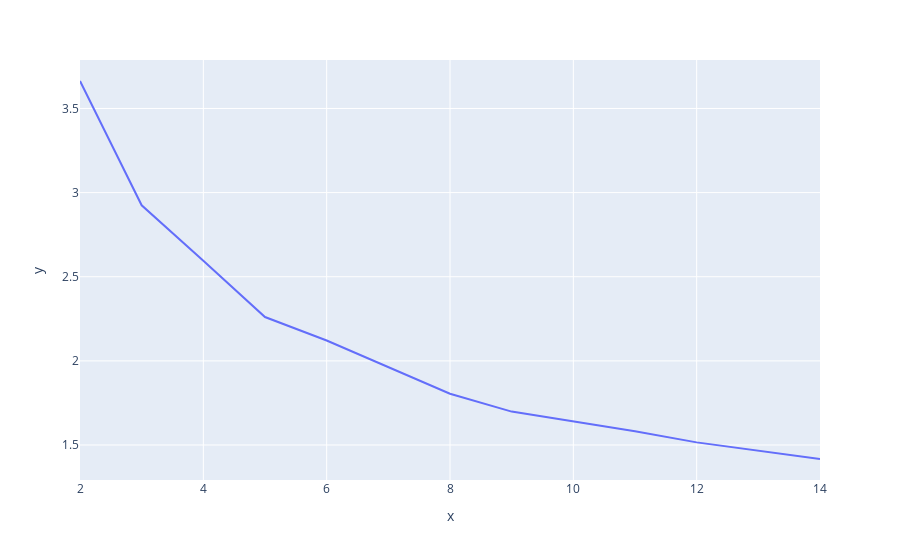

The notebook cell saved with this chart:
### Code cell
px.line(x=num_clusters, y=distortion)

### Figure 1 — Plotly figure (JSON) as saved in the notebook; plotly's stock layout.template omitted (floating-point values rounded to 4 significant figures)
{"data": [{"hovertemplate": "x=%{x}<br>y=%{y}<extra></extra>", "legendgroup": "", "line": {"color": "#636efa", "dash": "solid"}, "marker": {"symbol": "circle"}, "mode": "lines", "name": "", "orientation": "v", "showlegend": false, "type": "scatter", "x": [2, 3, 4, 5, 6, 7, 8, 9, 10, 11, 12, 13, 14], "xaxis": "x", "y": [3.663, 2.925, 2.595, 2.261, 2.121, 1.964, 1.805, 1.699, 1.641, 1.581, 1.516, 1.465, 1.417], "yaxis": "y"}], "layout": {"legend": {"tracegroupgap": 0}, "margin": {"t": 60}, "xaxis": {"anchor": "y", "domain": [0, 1], "title": {"text": "x"}}, "yaxis": {"anchor": "x", "domain": [0, 1], "title": {"text": "y"}}}}
